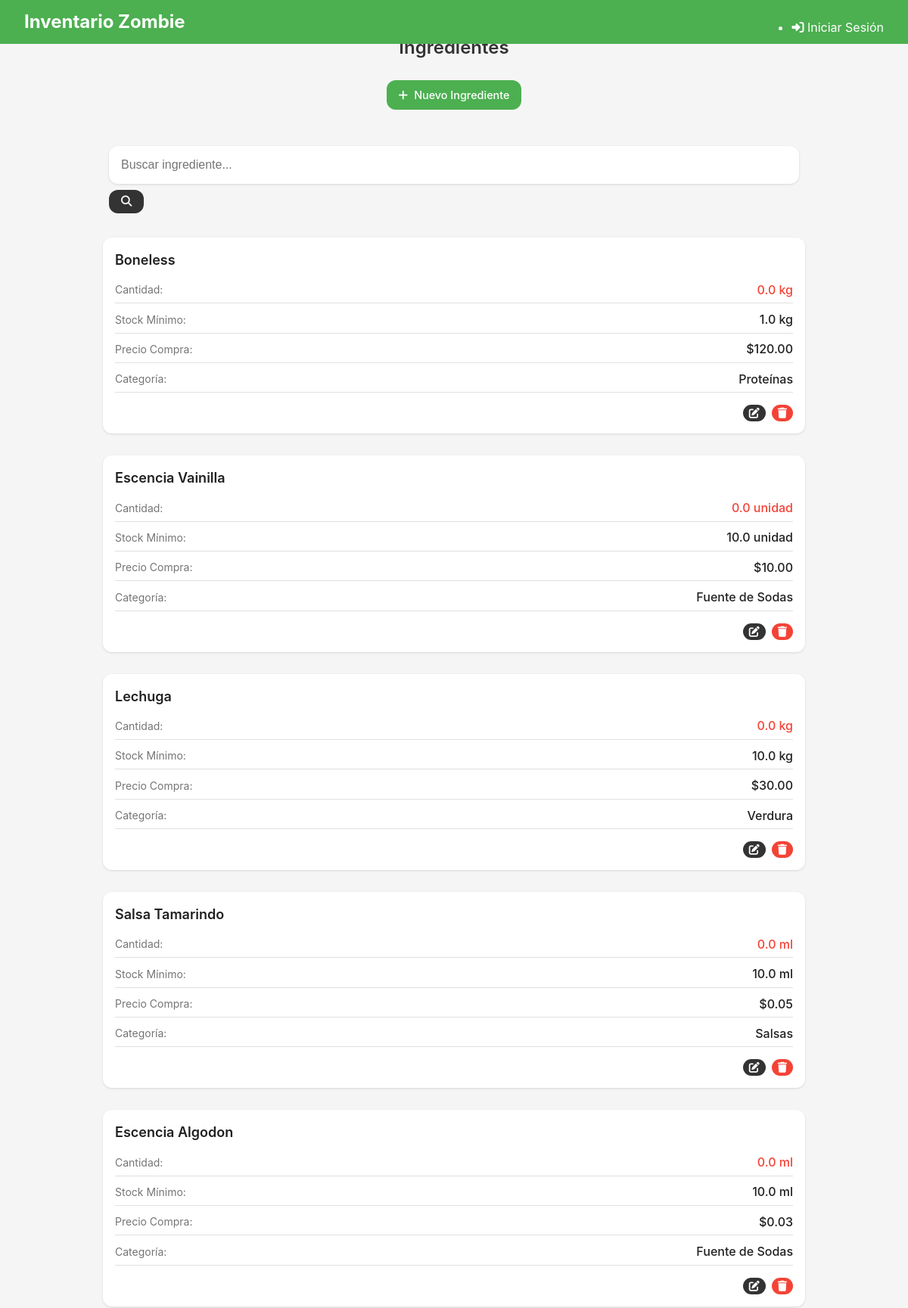
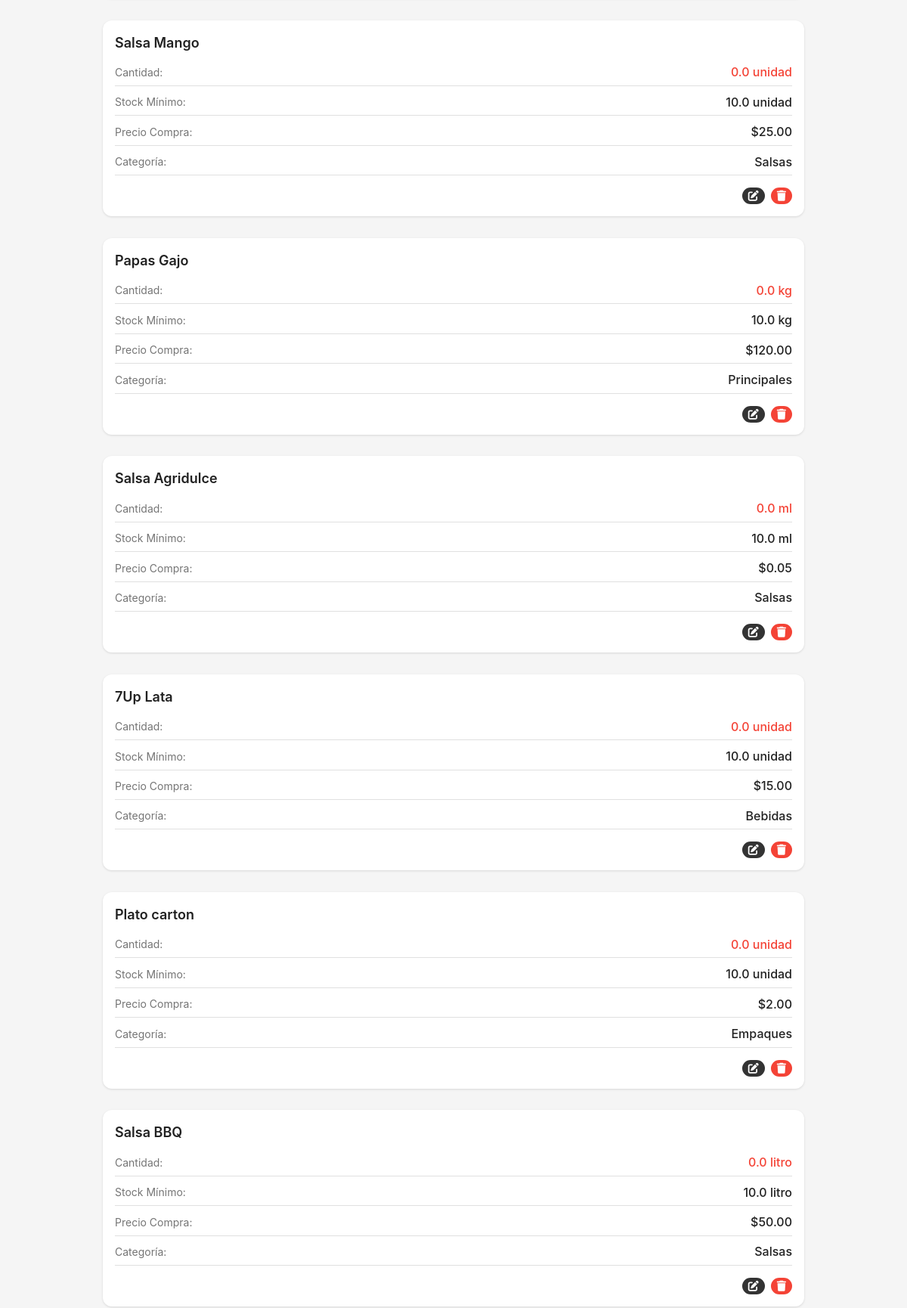
The page /ingredientes/ (upper part) on the database its author committed (2 pictures, top to bottom).
### tables this page shows
CREATE TABLE Ingredientes (
    id INTEGER PRIMARY KEY AUTOINCREMENT,
    nombre TEXT NOT NULL UNIQUE,
    unidad_medida TEXT NOT NULL,
    precio_compra REAL,
    cantidad_actual REAL NOT NULL DEFAULT 0,
    stock_minimo REAL
, categoria TEXT);

### routes/ingredientes.py (the view)
@ingredientes_web_bp.route('/', methods=['GET'])
def index():
    db = get_db()
    cursor = db.execute('SELECT * FROM Ingredientes')
    ingredientes = []
    for row in cursor.fetchall():
        ingrediente = dict(
            id=row['id'],
            nombre=row['nombre'],
            unidad_medida=row['unidad_medida'],
            precio_compra=row['precio_compra'],
            cantidad_actual=row['cantidad_actual'],
            stock_minimo=row['stock_minimo']
        )
        try:
            ingrediente['categoria'] = row['categoria']
        except (IndexError, KeyError):
            ingrediente['categoria'] = None
        ingredientes.append(ingrediente)
    return render_template('ingredientes/lista.html', ingredientes=ingredientes)

### app.py (called while the page is built)
@app.template_global()
def now():
    return datetime.datetime.now()

@app.after_request
def add_cors_headers(response):
    response.headers.add('Access-Control-Allow-Origin', '*')
    response.headers.add('Access-Control-Allow-Headers', 'Content-Type,Authorization')
    response.headers.add('Access-Control-Allow-Methods', 'GET,PUT,POST,DELETE,OPTIONS')
    return response

### database.py (called while the page is built)
def get_db():
    if 'db' not in g:
        g.db = sqlite3.connect(
            current_app.config['DATABASE'],
            detect_types=sqlite3.PARSE_DECLTYPES
        )
        g.db.row_factory = sqlite3.Row
    return g.db

### templates/ingredientes/lista.html (shortened to what this page needs)
{% extends "layout.html" %}
{% block content %}
<div class="page-header">
    <h1>Ingredientes</h1>
    <a href="{{ url_for('ingredientes_web.nuevo') }}" class="btn btn-primary">
        <i class="fas fa-plus"></i> Nuevo Ingrediente
    </a>
</div>
<div class="search-box">
    <input type="text" id="search-input" placeholder="Buscar ingrediente...">
    <button id="search-button" class="btn">
        <i class="fas fa-search"></i>
    </button>
</div>
<div class="item-list" id="ingredient-cards">
    {% for ingrediente in ingredientes %}
    <div class="item-card">
        <h3>{{ ingrediente.nombre }}</h3>
        <div class="item-detail">
            <span>Cantidad:</span>
            <span class="{% if ingrediente.cantidad_actual <= ingrediente.stock_minimo %}low-stock{% endif %}">
                {{ ingrediente.cantidad_actual }} {{ ingrediente.unidad_medida }}
            </span>
        </div>
        <div class="item-detail">
            <span>Stock Mínimo:</span>
            <span>{{ ingrediente.stock_minimo }} {{ ingrediente.unidad_medida }}</span>
        </div>
        <div class="item-detail">
            <span>Precio Compra:</span>
            <span>${{ "%.2f"|format(ingrediente.precio_compra) }}</span>
        </div>
        <div class="item-detail">
            <span>Categoría:</span>
            <span>{{ ingrediente.get('categoria') or 'Sin categoría' }}</span>
        </div>
        <div class="item-actions">
            <a href="{{ url_for('ingredientes_web.editar', id=ingrediente.id) }}" class="btn btn-secondary btn-sm">
                <i class="fas fa-edit"></i>
            </a>
            <button class="btn btn-danger btn-sm delete-ingredient"
                   data-id="{{ ingrediente.id }}"
                   data-name="{{ ingrediente.nombre }}">
                <i class="fas fa-trash"></i>
            </button>
        </div>
    </div>
    {% endfor %}
</div>
{% endblock %}

### static/css/main.css (style rules this page uses)
:root { --primary-color: #2c3e50; --secondary-color: #3498db; --accent-color: #e74c3c; --background-color: #ecf0f1; --text-color: #333; --light-text: #fff; --success-color: #2ecc71; --warning-color: #f39c12; --error-color: #e74c3c; --info-color: #3498db; }
* { margin: 0; padding: 0; box-sizing: border-box; }
body { font-family: 'Segoe UI', Tahoma, Geneva, Verdana, sans-serif; line-height: 1.6; color: var(--text-color); background-color: var(--background-color); }
h1 { color: var(--primary-color); margin-bottom: 1rem; font-size: 1.5rem; text-align: center; }
.btn { display: inline-block; background-color: var(--secondary-color); color: var(--light-text); padding: 0.5rem 1rem; border-radius: 4px; text-decoration: none; margin-top: 0.5rem; transition: background-color 0.3s; text-align: center; border: none; cursor: pointer; font-size: 0.9rem; }
input, select, textarea { width: 100%; padding: 0.5rem; border: 1px solid #ddd; border-radius: 4px; font-size: 1rem; }
.item-card { background: white; border-radius: 8px; padding: 1rem; margin-bottom: 0.8rem; box-shadow: 0 2px 4px rgba(0, 0, 0, 0.1); }
.item-card h3 { color: var(--primary-color); margin-bottom: 0.3rem; }
.item-card .item-detail { display: flex; justify-content: space-between; margin-bottom: 0.3rem; }
.item-card .item-actions { display: flex; justify-content: flex-end; gap: 0.5rem; margin-top: 0.5rem; }
@media screen and (min-width: 768px) { h1 { font-size: 2rem; text-align: left; } }
.btn-primary { background-color: var(--primary-color); }
.btn-secondary { background-color: var(--secondary-color); }
.btn-danger { background-color: var(--accent-color); }
.btn-sm { padding: 0.3rem 0.7rem; font-size: 0.8rem; }

### rows shown on the page
Ingredientes: nombre "Boneless", cantidad_actual "0.0", unidad_medida "kg", stock_minimo "1.0", precio_compra "120.00", categoria "Proteínas"
Ingredientes: nombre "Escencia Vainilla", cantidad_actual "0.0", unidad_medida "unidad", stock_minimo "10.0", precio_compra "10.00", categoria "Fuente de Sodas"
Ingredientes: nombre "Lechuga", cantidad_actual "0.0", unidad_medida "kg", stock_minimo "10.0", precio_compra "30.00", categoria "Verdura"
Ingredientes: nombre "Salsa Tamarindo", cantidad_actual "0.0", unidad_medida "ml", stock_minimo "10.0", precio_compra "0.05", categoria "Salsas"
Ingredientes: nombre "Escencia Algodon", cantidad_actual "0.0", unidad_medida "ml", stock_minimo "10.0", precio_compra "0.03", categoria "Fuente de Sodas"
Ingredientes: nombre "Salsa Mango", cantidad_actual "0.0", unidad_medida "unidad", stock_minimo "10.0", precio_compra "25.00", categoria "Salsas"
Ingredientes: nombre "Papas Gajo", cantidad_actual "0.0", unidad_medida "kg", stock_minimo "10.0", precio_compra "120.00", categoria "Principales"
Ingredientes: nombre "Salsa Agridulce", cantidad_actual "0.0", unidad_medida "ml", stock_minimo "10.0", precio_compra "0.05", categoria "Salsas"
Ingredientes: nombre "7Up Lata", cantidad_actual "0.0", unidad_medida "unidad", stock_minimo "10.0", precio_compra "15.00", categoria "Bebidas"
Ingredientes: nombre "Plato carton", cantidad_actual "0.0", unidad_medida "unidad", stock_minimo "10.0", precio_compra "2.00", categoria "Empaques"
Ingredientes: nombre "Salsa BBQ", cantidad_actual "0.0", unidad_medida "litro", stock_minimo "10.0", precio_compra "50.00", categoria "Salsas"
